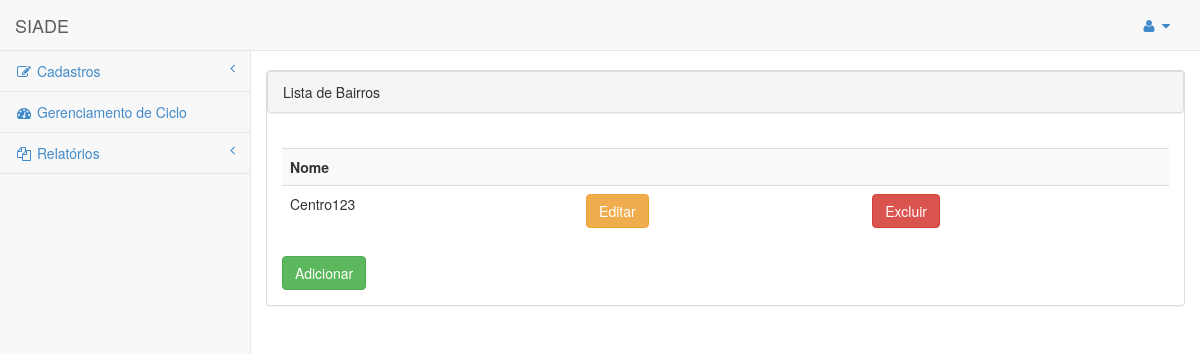
Page /bairro_listar.php (signed in) on the earlier database version.
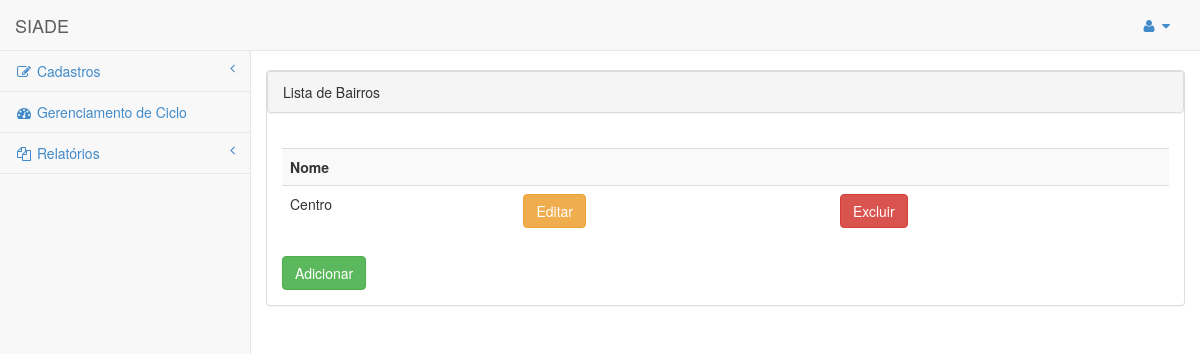
Same page on the later database version.
### tables this page shows
CREATE TABLE IF NOT EXISTS `bairros` (
  `id` int(11) NOT NULL AUTO_INCREMENT,
  `nome_bairro` varchar(45) NOT NULL,
  PRIMARY KEY (`id`)
);

### bairro_listar.php (the view, shortened to what this page needs)
<!DOCTYPE html>
<html>
<head>
    <link href="css/bootstrap.min.css" rel="stylesheet">
    <link href="font-awesome/css/font-awesome.css" rel="stylesheet">
    <link href="css/plugins/morris/morris-0.4.3.min.css" rel="stylesheet">
    <link href="css/plugins/timeline/timeline.css" rel="stylesheet">
    <link href="css/sb-admin.css" rel="stylesheet">
</head>
<body>
    <div id="wrapper">
        <nav class="navbar navbar-default navbar-fixed-top" role="navigation" style="margin-bottom: 0">
            <div class="navbar-header">
                <a class="navbar-brand" href="principal.php">SIADE</a>
            </div>
            <ul class="nav navbar-top-links navbar-right">
                <li class="dropdown">
                    <a class="dropdown-toggle" data-toggle="dropdown" href="#">
                        <i class="fa fa-user fa-fw"></i>  <i class="fa fa-caret-down"></i>
                    </a>
                </li>
            </ul>
            <div id="menu" class="navbar-default navbar-static-side" role="navigation">
                <div class="sidebar-collapse">
                    <ul class="nav" id="side-menu">
                        <li>
                            <a href="#"><i class="fa fa-edit fa-fw"></i> Cadastros<span class="fa arrow"></span></a>
                        </li>
                        <li>
                            <a href="gerenciamentociclo.php"><i class="fa fa-dashboard fa-fw"></i> Gerenciamento de Ciclo</a>
                        </li>
                        <li>
                            <a href="#"><i class="fa fa-files-o fa-fw"></i> Relatórios<span class="fa arrow"></span></a>
                        </li>
                </div>
            </div>
        </nav>
    </div>
    <div id="page-wrapper">
        <br />
        <div class="row">
            <div class="panel panel-default">
                <div class="panel panel-heading">
                    Lista de Bairros
                </div>
            <div class="panel-body">
                <div class="table-responsive">
        <?php
            echo "<table class='table table-striped'>";
            echo "<tr>";
            echo "<td><b>Nome</b></td>";
            echo "<td></td>";
            echo "<td></td>";
            echo "</tr>";
            $result = mysql_query("SELECT * FROM `bairros`") or trigger_error(mysql_error());
            while($row = mysql_fetch_array($result)){
            foreach($row AS $key => $value) { $row[$key] = stripslashes($value); }
            echo "<tr>";
            echo "<td valign='top'>" . nl2br( $row['nome_bairro']) . "</td>";
            echo "<td valign='top'><a class='btn btn-warning' href=bairro_editar.php?id={$row['id']}>Editar</a></td><td><a class='btn btn-danger' href=bairro_deletar.php?id={$row['id']}>Excluir</a></td> ";
            echo "</tr>";
            }
            echo "</table>";
        ?>
        <a href="bairro.php" class="btn btn-success">Adicionar</a>
                    </div>
                </div>
            </div>
        </div>
    </div>
</body>
</html>

Differences in the rows shown:
changed bairros: nome_bairro "Centro123" → "Centro"
